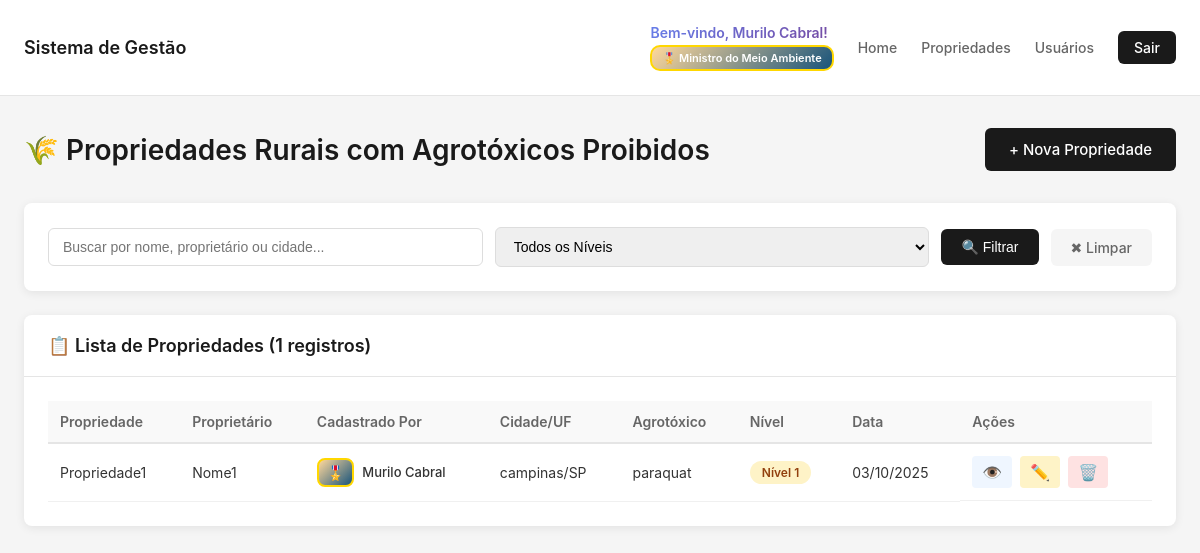
The app's page /propriedades/ (signed in), older data.
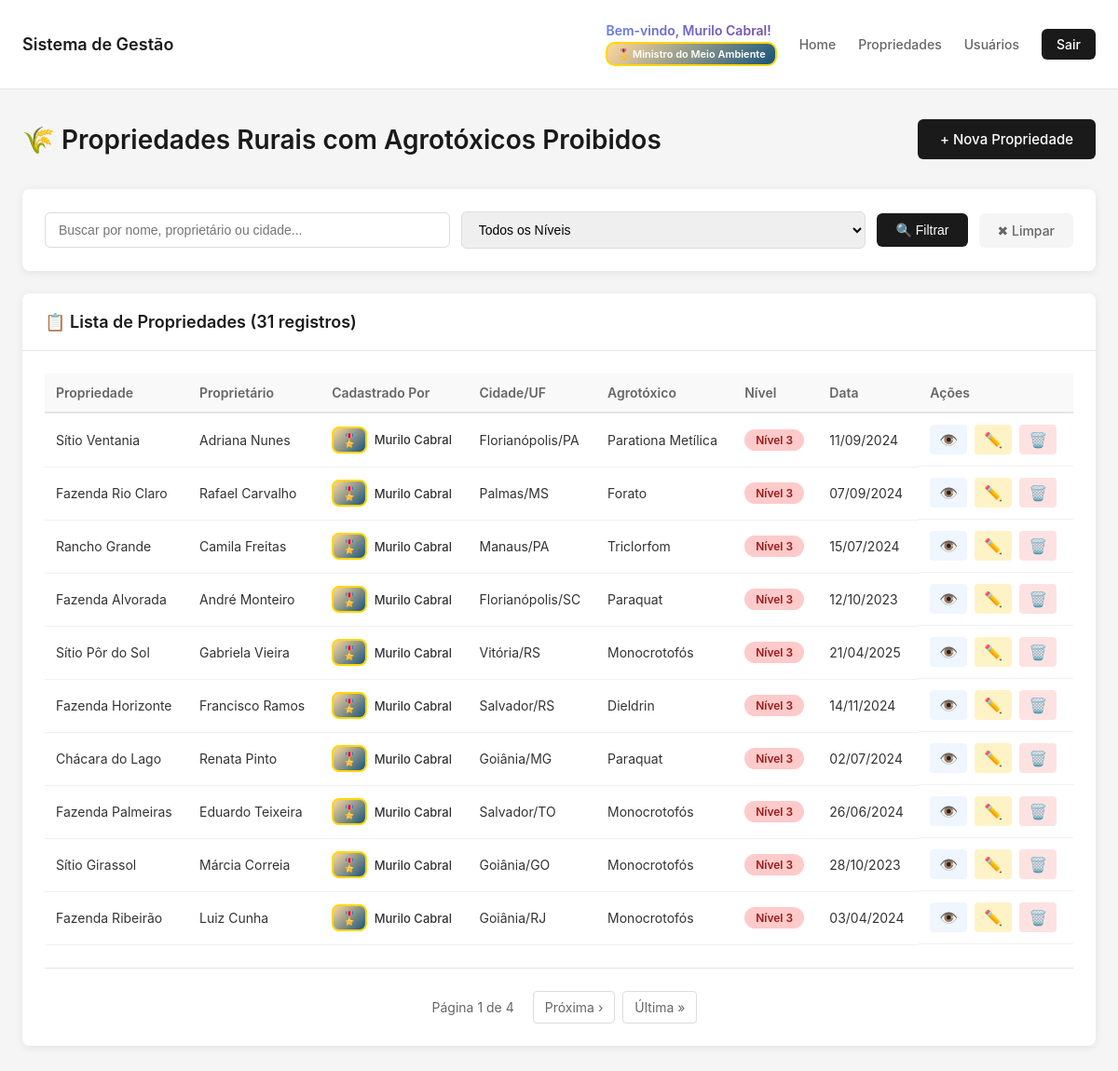
The same page, newer data.
### core/models.py (models this page shows, shortened)
class PerfilUsuario(models.Model):
    TIPO_PERFIL_CHOICES = [
        ('COMUM', 'Usuário Comum'),
        ('DIRETOR', 'Diretor de Divisões'),
        ('MINISTRO', 'Ministro do Meio Ambiente'),
    ]
    usuario = models.OneToOneField(User, on_delete=models.CASCADE, related_name='perfil')
    tipo_perfil = models.CharField(
        max_length=10,
        choices=TIPO_PERFIL_CHOICES,
        default='COMUM',
        verbose_name="Tipo de Perfil"
    )
    foto = models.ImageField(upload_to='fotos_usuarios/', verbose_name="Foto do Usuário", null=True, blank=True)
    telefone = models.CharField(max_length=20, verbose_name="Telefone", blank=True)
    cpf = models.CharField(max_length=14, verbose_name="CPF", blank=True, unique=True, null=True)
    data_nascimento = models.DateField(verbose_name="Data de Nascimento", null=True, blank=True)
    endereco = models.TextField(verbose_name="Endereço", blank=True)
    bio = models.TextField(verbose_name="Biografia", blank=True, max_length=500)
    data_cadastro = models.DateTimeField(auto_now_add=True, verbose_name="Data de Cadastro")
    data_atualizacao = models.DateTimeField(auto_now=True, verbose_name="Última Atualização")
    def get_tipo_perfil_display_icon(self):
        icons = {
            'COMUM': '👤',
            'DIRETOR': '👔',
            'MINISTRO': '🎖️',
        }
        return icons.get(self.tipo_perfil, '👤')
    class Meta:
        verbose_name = "Perfil de Usuário"
        verbose_name_plural = "Perfis de Usuários"
        ordering = ['-data_cadastro']

class PropriedadeRural(models.Model):
    NIVEL_CHOICES = [
        (1, 'Nível 1 - Baixo Impacto'),
        (2, 'Nível 2 - Médio Impacto'),
        (3, 'Nível 3 - Alto Impacto'),
    ]
    nome_propriedade = models.CharField(max_length=200, verbose_name="Nome da Propriedade")
    proprietario = models.CharField(max_length=200, verbose_name="Nome do Proprietário")
    cpf_cnpj = models.CharField(max_length=18, verbose_name="CPF/CNPJ")
    endereco = models.TextField(verbose_name="Endereço Completo")
    cidade = models.CharField(max_length=100, verbose_name="Cidade")
    estado = models.CharField(max_length=2, verbose_name="Estado (UF)")
    area_hectares = models.DecimalField(
        max_digits=10,
        decimal_places=2,
        validators=[MinValueValidator(0.01)],
        verbose_name="Área em Hectares"
    )
    agrotoxico_utilizado = models.CharField(max_length=200, verbose_name="Agrotóxico Proibido Utilizado")
    nivel_impacto = models.IntegerField(
        choices=NIVEL_CHOICES,
        verbose_name="Nível de Impacto Ambiental"
    )
    descricao_impacto = models.TextField(
        verbose_name="Descrição do Impacto",
        help_text="Descreva os impactos observados nos lençóis freáticos, rios e mares"
    )
    data_identificacao = models.DateField(
        default=timezone.now,
        verbose_name="Data de Identificação"
    )
    latitude = models.DecimalField(
        max_digits=9,
        decimal_places=6,
        null=True,
        blank=True,
        verbose_name="Latitude"
    )
    longitude = models.DecimalField(
        max_digits=9,
        decimal_places=6,
        null=True,
        blank=True,
        verbose_name="Longitude"
    )
    usuario_cadastro = models.ForeignKey(
        User,
        on_delete=models.SET_NULL,
        null=True,
        verbose_name="Cadastrado por"
    )
    data_cadastro = models.DateTimeField(auto_now_add=True, verbose_name="Data de Cadastro")
    data_atualizacao = models.DateTimeField(auto_now=True, verbose_name="Última Atualização")
    ativo = models.BooleanField(default=True, verbose_name="Registro Ativo")
    class Meta:
        verbose_name = "Propriedade Rural"
        verbose_name_plural = "Propriedades Rurais"
        ordering = ['-data_cadastro']

### core/views.py (the view, shortened to what this page needs)
# urls.py: path("propriedades/", views.propriedades_list, name="propriedades_list"),
@login_required
def propriedades_list(request):
    nivel_filtro = request.GET.get('nivel')
    search = request.GET.get('search', '')
    propriedades = PropriedadeRural.objects.filter(ativo=True)
    niveis_permitidos = obter_niveis_visualizacao(request.user)
    propriedades = propriedades.filter(nivel_impacto__in=niveis_permitidos)
    if nivel_filtro:
        propriedades = propriedades.filter(nivel_impacto=nivel_filtro)
    paginator = Paginator(propriedades, 10)
    page_number = request.GET.get('page')
    page_obj = paginator.get_page(page_number)
    context = {
        'page_obj': page_obj,
        'nivel_filtro': nivel_filtro,
        'search': search,
        'pode_criar': pode_criar_propriedades(request.user),
        'niveis_permitidos': niveis_permitidos,
    }
    return render(request, 'core/propriedades_list.html', context)

### core/views.py (called while the page is built, shortened)
def obter_niveis_visualizacao(usuario):
    if not usuario.is_authenticated:
        return []
    if usuario.is_staff or usuario.is_superuser:
        return [1, 2, 3]

def pode_criar_propriedades(usuario):
    if not usuario.is_authenticated:
        return False
    if usuario.is_staff or usuario.is_superuser:
        return True
    if not hasattr(usuario, 'perfil'):
        return False
    return usuario.perfil.tipo_perfil in ['MINISTRO', 'DIRETOR']

### core/templates/core/propriedades_list.html (shortened to what this page needs)
{% extends 'core/base.html' %}
{% load static %}
{% block extra_styles %}
<link rel="stylesheet" href="{% static 'core/css/propriedades.css' %}">
{% endblock %}
{% block content %}
<div class="page-header">
    <h1>🌾 Propriedades Rurais com Agrotóxicos Proibidos</h1>
    {% if pode_criar %}
    <a href="{% url 'propriedade_create' %}" class="btn-primary">
        + Nova Propriedade
    </a>
    {% endif %}
</div>
<div class="filters-container">
    <form method="get" class="filters-form">
        <div class="filter-group">
            <input
                type="text"
                name="search"
                placeholder="Buscar por nome, proprietário ou cidade..."
                value="{{ search }}"
                class="search-input"
            >
        </div>
        <div class="filter-group">
            <select name="nivel" class="filter-select">
                <option value="">Todos os Níveis</option>
            </select>
        </div>
        <button type="submit" class="btn-filter">🔍 Filtrar</button>
        <a href="{% url 'propriedades_list' %}" class="btn-clear">✖ Limpar</a>
    </form>
</div>
{% if page_obj %}
<div class="card">
    <div class="card-header">
        <h3>📋 Lista de Propriedades ({{ page_obj.paginator.count }} registros)</h3>
    </div>
    <div class="card-body">
        <div class="table-responsive">
            <table class="table">
                <thead>
                    <tr>
                        <th>Propriedade</th>
                        <th>Proprietário</th>
                        <th>Cadastrado Por</th>
                        <th>Cidade/UF</th>
                        <th>Agrotóxico</th>
                        <th>Nível</th>
                        <th>Data</th>
                        <th>Ações</th>
                    </tr>
                </thead>
                <tbody>
                    {% for propriedade in page_obj %}
                    <tr>
                        <td>{{ propriedade.nome_propriedade }}</td>
                        <td>{{ propriedade.proprietario }}</td>
                        <td>
                            {% if propriedade.usuario_cadastro %}
                            <div class="user-badges-table">
                                <span class="badge-perfil-table badge-perfil-{{ propriedade.usuario_cadastro.perfil.tipo_perfil|lower }}">
                                    {{ propriedade.usuario_cadastro.perfil.get_tipo_perfil_display_icon }}
                                </span>
                                <span class="username-table">{{ propriedade.usuario_cadastro.get_full_name|default:propriedade.usuario_cadastro.username }}</span>
                            </div>
                            {% else %}
                            <span class="text-muted">N/A</span>
                            {% endif %}
                        </td>
                        <td>{{ propriedade.cidade }}/{{ propriedade.estado }}</td>
                        <td>{{ propriedade.agrotoxico_utilizado }}</td>
                        <td>
                            <span class="badge badge-nivel-{{ propriedade.nivel_impacto }}">
                                Nível {{ propriedade.nivel_impacto }}
                            </span>
                        </td>
                        <td>{{ propriedade.data_identificacao|date:"d/m/Y" }}</td>
                        <td class="action-buttons">
                            <a href="{% url 'propriedade_detail' propriedade.pk %}" class="btn-action btn-view" title="Visualizar">
                                👁️
                            </a>
                            <a href="{% url 'propriedade_update' propriedade.pk %}" class="btn-action btn-edit" title="Editar">
                                ✏️
                            </a>
                            <a href="{% url 'propriedade_delete' propriedade.pk %}" class="btn-action btn-delete" title="Excluir">
                                🗑️
                            </a>
                        </td>
                    </tr>
                    {% endfor %}
                </tbody>
            </table>
        </div>
        {% if page_obj.has_other_pages %}
        <div class="pagination">
            <span class="page-info">
                Página {{ page_obj.number }} de {{ page_obj.paginator.num_pages }}
            </span>
            {% if page_obj.has_next %}
                <a href="?page={{ page_obj.next_page_number }}{% if search %}&search={{ search }}{% endif %}{% if nivel_filtro %}&nivel={{ nivel_filtro }}{% endif %}" class="page-link">Próxima ›</a>
                <a href="?page={{ page_obj.paginator.num_pages }}{% if search %}&search={{ search }}{% endif %}{% if nivel_filtro %}&nivel={{ nivel_filtro }}{% endif %}" class="page-link">Última »</a>
            {% endif %}
        </div>
        {% endif %}
    </div>
</div>
{% endif %}
{% endblock %}

### core/templates/core/base.html (shortened to what this page needs)
{% load static %}
<!DOCTYPE html>
<html lang="pt-br">
  <head>
    <link rel="stylesheet" href="{% static 'core/css/base.css' %}" />
    {% block extra_styles %}{% endblock %}
  </head>
  <body>
    <nav class="navbar">
      <div class="navbar-container">
        <a class="navbar-brand" href="{% url 'index' %}"
          >Sistema de Gestão</a
        >
        <div class="navbar-nav">
          {% if user.is_authenticated %}
          <div class="user-info-navbar">
            <span class="welcome-message">
              Bem-vindo, {{ user.get_full_name|default:user.username }}!
            </span>
            <span class="badge-perfil-nav badge-perfil-{{ user.perfil.tipo_perfil|lower }}">
              {{ user.perfil.get_tipo_perfil_display_icon }} {{ user.perfil.get_tipo_perfil_display }}
            </span>
          </div>
          <a class="nav-link" href="{% url 'index' %}">Home</a>
          <a class="nav-link" href="{% url 'propriedades_list' %}"
            >Propriedades</a
          >
          <a class="nav-link" href="{% url 'usuarios_list' %}">Usuários</a>
          <a class="btn-logout" href="{% url 'logout' %}">Sair</a>
          {% else %}
          <a class="btn-login" href="{% url 'login' %}">Entrar</a>
          {% endif %}
        </div>
      </div>
    </nav>
    <main class="container">
       {% block content %}{% endblock %}
    </main>
  </body>
</html>

### core/static/core/css/base.css (style rules this page uses)
* { margin: 0; padding: 0; box-sizing: border-box; }
body { font-family: -apple-system, BlinkMacSystemFont, "Segoe UI", Roboto, "Helvetica Neue", Arial, sans-serif; background-color: #f5f5f5; min-height: 100vh; }
.navbar { background-color: white; border-bottom: 1px solid #e5e5e5; padding: 16px 0; }
.navbar-container { max-width: 1200px; margin: 0 auto; padding: 0 24px; display: flex; justify-content: space-between; align-items: center; }
.navbar-brand { font-size: 18px; font-weight: 600; color: #1a1a1a; text-decoration: none; }
.navbar-nav { display: flex; gap: 24px; align-items: center; }
.user-info-navbar { display: flex; flex-direction: column; gap: 4px; padding: 8px 0; }
.welcome-message { color: #1a1a1a; font-size: 14px; font-weight: 600; background: linear-gradient(135deg, #667eea 0%, #764ba2 100%); background-clip: text; -webkit-background-clip: text; -webkit-text-fill-color: transparent; white-space: nowrap; }
.badge-perfil-nav { display: inline-block; padding: 4px 10px; border-radius: 10px; font-size: 11px; font-weight: 600; white-space: nowrap; align-self: flex-start; }
.badge-perfil-ministro { background: #fef3c7; color: #92400e; border: 2px solid #f59e0b; }
.nav-link { color: #666; text-decoration: none; font-size: 14px; font-weight: 500; transition: color 0.2s ease; }
.btn-logout { background: #1a1a1a; color: white; border: none; padding: 8px 16px; border-radius: 6px; font-size: 14px; font-weight: 500; cursor: pointer; text-decoration: none; display: inline-block; transition: background-color 0.2s ease; }
.container { max-width: 1200px; margin: 32px auto; padding: 0 24px; }

Row changes from the older to the newer data that the page shows:
no longer on this page (row unchanged): PropriedadeRural: nome_propriedade "Propriedade1", proprietario "Nome1", usuario_cadastro.perfil.get_tipo_perfil_display_icon "🎖️", usuario_cadastro.get_full_name "Murilo Cabral", cidade "campinas", estado "SP", agrotoxico_utilizado "paraquat", nivel_impacto "1", data_identificacao "03/10/2025"
added PropriedadeRural: nome_propriedade "Sítio Ventania", proprietario "Adriana Nunes", usuario_cadastro.perfil.get_tipo_perfil_display_icon "🎖️", usuario_cadastro.get_full_name "Murilo Cabral", cidade "Florianópolis", estado "PA", agrotoxico_utilizado "Parationa Metílica", nivel_impacto "3", data_identificacao "11/09/2024"
added PropriedadeRural: nome_propriedade "Fazenda Rio Claro", proprietario "Rafael Carvalho", usuario_cadastro.perfil.get_tipo_perfil_display_icon "🎖️", usuario_cadastro.get_full_name "Murilo Cabral", cidade "Palmas", estado "MS", agrotoxico_utilizado "Forato", nivel_impacto "3", data_identificacao "07/09/2024"
added PropriedadeRural: nome_propriedade "Rancho Grande", proprietario "Camila Freitas", usuario_cadastro.perfil.get_tipo_perfil_display_icon "🎖️", usuario_cadastro.get_full_name "Murilo Cabral", cidade "Manaus", estado "PA", agrotoxico_utilizado "Triclorfom", nivel_impacto "3", data_identificacao "15/07/2024"
added PropriedadeRural: nome_propriedade "Fazenda Alvorada", proprietario "André Monteiro", usuario_cadastro.perfil.get_tipo_perfil_display_icon "🎖️", usuario_cadastro.get_full_name "Murilo Cabral", cidade "Florianópolis", estado "SC", agrotoxico_utilizado "Paraquat", nivel_impacto "3", data_identificacao "12/10/2023"
added PropriedadeRural: nome_propriedade "Sítio Pôr do Sol", proprietario "Gabriela Vieira", usuario_cadastro.perfil.get_tipo_perfil_display_icon "🎖️", usuario_cadastro.get_full_name "Murilo Cabral", cidade "Vitória", estado "RS", agrotoxico_utilizado "Monocrotofós", nivel_impacto "3", data_identificacao "21/04/2025"
added PropriedadeRural: nome_propriedade "Fazenda Horizonte", proprietario "Francisco Ramos", usuario_cadastro.perfil.get_tipo_perfil_display_icon "🎖️", usuario_cadastro.get_full_name "Murilo Cabral", cidade "Salvador", estado "RS", agrotoxico_utilizado "Dieldrin", nivel_impacto "3", data_identificacao "14/11/2024"
added PropriedadeRural: nome_propriedade "Chácara do Lago", proprietario "Renata Pinto", usuario_cadastro.perfil.get_tipo_perfil_display_icon "🎖️", usuario_cadastro.get_full_name "Murilo Cabral", cidade "Goiânia", estado "MG", agrotoxico_utilizado "Paraquat", nivel_impacto "3", data_identificacao "02/07/2024"
added PropriedadeRural: nome_propriedade "Fazenda Palmeiras", proprietario "Eduardo Teixeira", usuario_cadastro.perfil.get_tipo_perfil_display_icon "🎖️", usuario_cadastro.get_full_name "Murilo Cabral", cidade "Salvador", estado "TO", agrotoxico_utilizado "Monocrotofós", nivel_impacto "3", data_identificacao "26/06/2024"
added PropriedadeRural: nome_propriedade "Sítio Girassol", proprietario "Márcia Correia", usuario_cadastro.perfil.get_tipo_perfil_display_icon "🎖️", usuario_cadastro.get_full_name "Murilo Cabral", cidade "Goiânia", estado "GO", agrotoxico_utilizado "Monocrotofós", nivel_impacto "3", data_identificacao "28/10/2023"
added PropriedadeRural: nome_propriedade "Fazenda Ribeirão", proprietario "Luiz Cunha", usuario_cadastro.perfil.get_tipo_perfil_display_icon "🎖️", usuario_cadastro.get_full_name "Murilo Cabral", cidade "Goiânia", estado "RJ", agrotoxico_utilizado "Monocrotofós", nivel_impacto "3", data_identificacao "03/04/2024"
Text that changed along with them:
{{ page_obj.paginator.count }}: "1" → "31"
{{ page_obj.number }}: (not shown) → "1"
{{ page_obj.paginator.num_pages }}: (not shown) → "4"
text now shown: "Página de Próxima › Última »"
